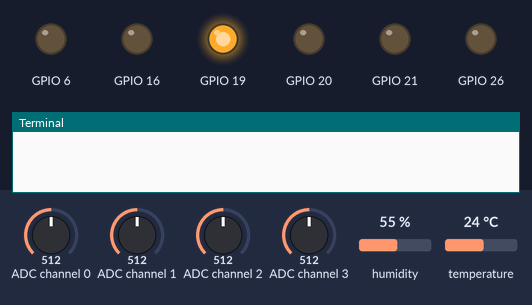
This program was run on a simulated Raspberry Pi (BCM pin numbers). Parts: output pins drawn as LEDs (lit = HIGH), the last lines printed to the terminal. The test bench sets the inputs (shaded band); at power-on: ADC channel 0 = 512, ADC channel 1 = 512, ADC channel 2 = 512, ADC channel 3 = 512, humidity 55 %, temperature 24 °C (analog values on the 0–1023 scale). Web requests get an empty 200 reply after 0.4 s.

Above: at 0.1 s.
At 2.1 s:
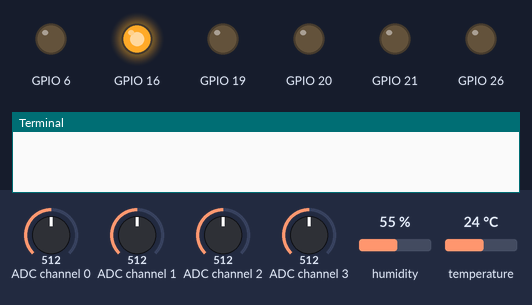
At 4.1 s:
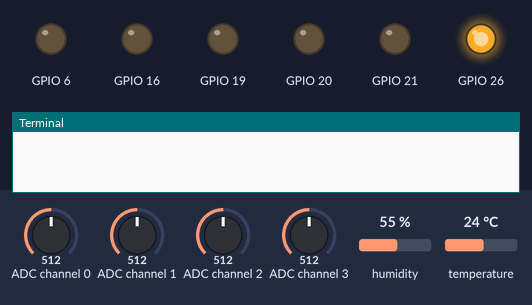
At 6.1 s:
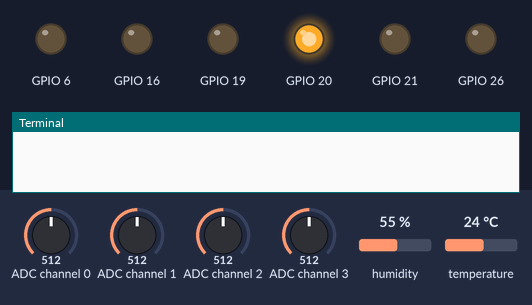
At 11.1 s:
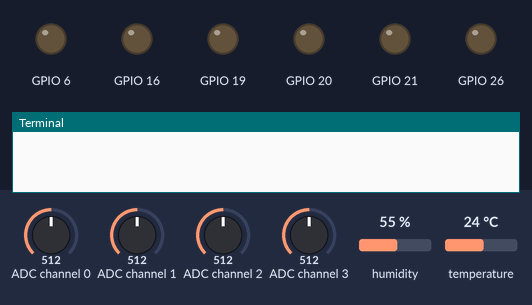
At 13.1 s:
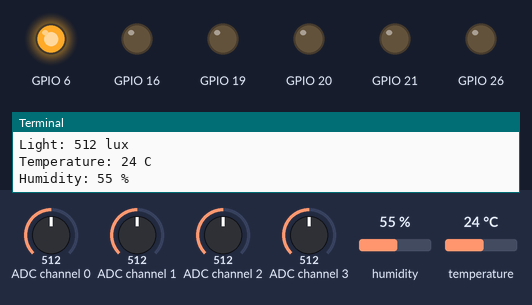
Timing chart, 0 to 14.6 s (numbered marks = the images above):
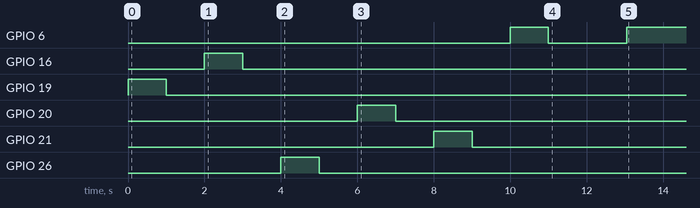

The program:

main.py
```python
import RPi.GPIO as gp
import Adafruit_GPIO.SPI as SPI
import Adafruit_MCP3008
import Adafruit_DHT as DHT
from time import sleep
import requests
from actuators import Actuator
from sensor import SoilMoistureSensor, LightSensor, TemperatureSensor, HumiditySensor

RAINTIME = 1.0

SPI_PORT = 0
SPI_DEVICE = 0
DHT_PIN = 13
V1_PIN = 19
V2_PIN = 16
V3_PIN = 26
V4_PIN = 20
LIGHT_PIN = 21
SOIL_PIN = 6

class Main:
    def __init__(self):
        spi = SPI.SpiDev(SPI_PORT, SPI_DEVICE)
        mcp = Adafruit_MCP3008.MCP3008(spi = spi)
        self.sensors = []
        s = SoilMoistureSensor("SMS1", "%", mcp, 0)
        self.sensors.append(s)
        s = SoilMoistureSensor("SMS2", "%", mcp, 1)
        self.sensors.append(s)
        s = SoilMoistureSensor("SMS3", "%", mcp, 2)
        self.sensors.append(s)
        s = LightSensor("Light", "lux", mcp, 3)
        self.sensors.append(s)
        s = TemperatureSensor("Temperature", "C")
        self.sensors.append(s)
        s = HumiditySensor("Humidity", "%")
        self.sensors.append(s)
        self.actuators = []
        a = Actuator("valve1", V1_PIN)
        self.actuators.append(a)
        a = Actuator("valve2", V2_PIN)
        self.actuators.append(a)
        a = Actuator("valve3", V3_PIN)
        self.actuators.append(a)
        a = Actuator("valve4", V4_PIN)
        self.actuators.append(a)
        a = Actuator("light", LIGHT_PIN)
        self.actuators.append(a)
        a = Actuator("soilSensors", SOIL_PIN)
        self.actuators.append(a)
        self.lightOn = False
        self.loop()

    def rain(self, valve):
        if (valve < 1) or (valve > 4):
            return
        self.actuators[valve - 1].on()
        sleep(RAINTIME)
        self.actuators[valve - 1].off()

    def turnOn(self, name):
        for i in self.actuators:
            if i.name == name:
                i.on()

    def turnOff(self, name):
        for a in self.actuators:
            if a.name == name:
                a.off()

    def readSensors(self):
        self.turnOn("soilSensors")
        sleep(0.5)
        data = [s.read() for s in self.sensors]
        self.turnOff("soilsensors")
        return data

    def reportSensors(self):
        data = self.readSensors()
        jsonData = {
            "lightIntensity" : data[3],
            "temperature": data[4],
            "humidity": data[5]
        }
        url = "https://europe-west1-smartbroeikas.cloudfunctions.net/api/sensordatabroeikas/EJxhMpFqwRPo2WAz1rx8"
        res = requests.post(url, data = jsonData)
        if res.status_code != 201:
            print("Error posting data")
        else:
            print(res.text)

    def loop(self):
        while (True):
            self.reportSensors()
            sleep(10)

Main()
```

actuators.py
```python
import RPi.GPIO as gp
from time import sleep

class Actuator:
    def __init__(self, name, gpio):
        self.name = name
        self.gpio = gpio
        self.value = gp.LOW
        gp.setmode(gp.BCM)
        gp.setup(gpio, gp.OUT)

    def set(self, value):
        self.value = value
        gp.output(self.gpio, value)

    def on(self):
        self.set(gp.HIGH)

    def off(self):
        self.set(gp.LOW)

class Main:
    def __init__(self):
        actuators = []
        a = Actuator("valve1", 19)
        actuators.append(a)
        a = Actuator("valve2", 16)
        actuators.append(a)
        a = Actuator("valve3", 26)
        actuators.append(a)
        a = Actuator("valve4", 20)
        actuators.append(a)
        a = Actuator("light", 21)
        actuators.append(a)
        a = Actuator("soilSensors", 6)
        actuators.append(a)

        for a in actuators:
            a.on()
            sleep(1)
            a.off()
            sleep(1)

Main()
```

sensor.py
```python
# Import SPI library (for hardware SPI) and MCP3008 library.
import Adafruit_GPIO.SPI as SPI
import Adafruit_MCP3008

# Import DHT library
import Adafruit_DHT as DHT

SPI_PORT = 0
SPI_DEVICE = 0
DHT_PIN = 13

class Sensor:
    def __init__(self, name, unit):
        self.name = name
        self.unit = unit
        self.rawValue = 0.0
        self.value = 0.0

    def calibrationFunction(self, x):
        return x

    def getReadout(self):
        return str(round(self.value)) + " " + self.unit

class AnalogSensor(Sensor):
    def __init__(self, name, unit, mcp, channel):
        super().__init__(name, unit)
        self.mcp = mcp
        self.channel = channel

    def read(self):
        self.rawValue = self.mcp.read_adc(self.channel)
        self.value = self.calibrationFunction(self.rawValue)
        return self.value

class DigitalSensor(Sensor):
    def __init__(self, name, unit):
        super().__init__(name, unit)

class LightSensor(AnalogSensor):
    def __init__(self, name, unit, mcp, channel):
        super().__init__(name, unit, mcp, channel)

class SoilMoistureSensor(AnalogSensor):
    def __init__(self, name, unit, mcp, channel):
        super().__init__(name, unit, mcp, channel)

    def calibrationFunction(self, x):
        return x / 10.23

class TemperatureSensor(DigitalSensor):
    def __init__(self, name, unit):
        super().__init__(name, unit)
        self.sensor = DHT.DHT22

    def read(self):
        dummy, self.rawValue = DHT.read_retry(self.sensor, DHT_PIN)
        self.value = self.rawValue
        return self.value

class HumiditySensor(DigitalSensor):
    def __init__(self, name, unit):
        super().__init__(name, unit)
        self.sensor = DHT.DHT22

    def read(self):
        self.rawValue, dummy = DHT.read_retry(self.sensor, DHT_PIN)
        self.value = self.rawValue
        return self.value

class Main:
    def __init__(self):
        spi = SPI.SpiDev(SPI_PORT, SPI_DEVICE)
        mcp = Adafruit_MCP3008.MCP3008(spi = spi)
        sensors = []
        s = SoilMoistureSensor("SMS1", "%", mcp, 0)
        sensors.append(s)
        s = SoilMoistureSensor("SMS2", "%", mcp, 1)
        sensors.append(s)
        s = SoilMoistureSensor("SMS3", "%", mcp, 2)
        sensors.append(s)
        s = LightSensor("Light", "lux", mcp, 3)
        sensors.append(s)
        s = TemperatureSensor("Temperature", "C")
        sensors.append(s)
        s = HumiditySensor("Humidity", "%")
        sensors.append(s)

        data = [s.read() for s in sensors]
        for s in sensors:
            print(s.name + ": " + s.getReadout())

Main()
```

Measured:
- by itself, GPIO 6: HIGH → LOW at 11.0 s, → HIGH 2.1 s later
